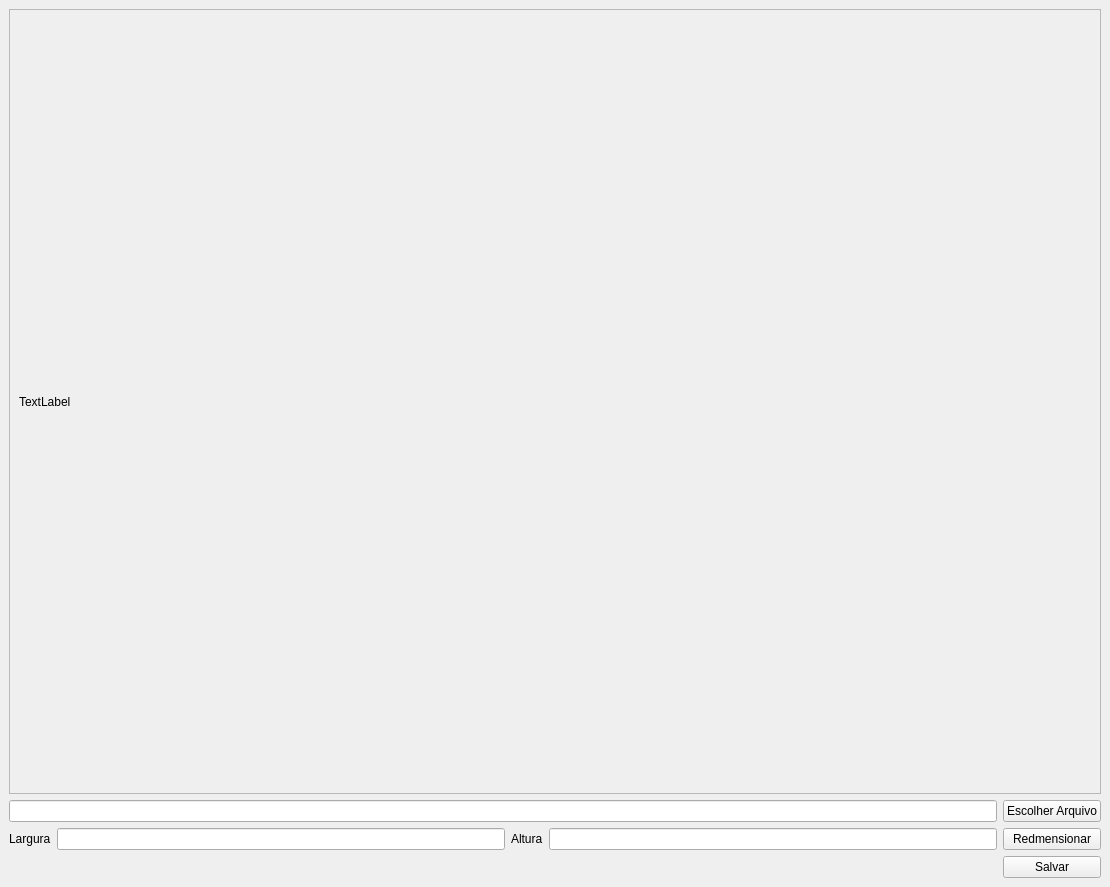
<?xml version="1.0" encoding="UTF-8"?>
<ui version="4.0">
 <class>MainWindow</class>
 <widget class="QMainWindow" name="MainWindow">
  <property name="geometry">
   <rect>
    <x>0</x>
    <y>0</y>
    <width>1110</width>
    <height>887</height>
   </rect>
  </property>
  <property name="windowTitle">
   <string>Redimensionar imagem</string>
  </property>
  <widget class="QWidget" name="centralwidget">
   <layout class="QGridLayout" name="gridLayout">
    <item row="3" column="4">
     <widget class="QPushButton" name="redmensionar">
      <property name="text">
       <string>Redmensionar</string>
      </property>
     </widget>
    </item>
    <item row="3" column="3">
     <widget class="QLineEdit" name="input_altura"/>
    </item>
    <item row="3" column="0">
     <widget class="QLabel" name="largura">
      <property name="text">
       <string>Largura</string>
      </property>
     </widget>
    </item>
    <item row="3" column="1">
     <widget class="QLineEdit" name="input_largura"/>
    </item>
    <item row="3" column="2">
     <widget class="QLabel" name="altura">
      <property name="text">
       <string>Altura</string>
      </property>
     </widget>
    </item>
    <item row="0" column="0" colspan="5">
     <widget class="QScrollArea" name="scrollArea">
      <property name="widgetResizable">
       <bool>true</bool>
      </property>
      <widget class="QWidget" name="scrollAreaWidgetContents">
       <property name="geometry">
        <rect>
         <x>0</x>
         <y>0</y>
         <width>1090</width>
         <height>780</height>
        </rect>
       </property>
       <layout class="QGridLayout" name="gridLayout_2">
        <item row="0" column="0">
         <widget class="QLabel" name="image">
          <property name="text">
           <string>TextLabel</string>
          </property>
         </widget>
        </item>
       </layout>
      </widget>
     </widget>
    </item>
    <item row="1" column="4">
     <widget class="QPushButton" name="input">
      <property name="text">
       <string>Escolher Arquivo</string>
      </property>
     </widget>
    </item>
    <item row="4" column="4">
     <widget class="QPushButton" name="salvar">
      <property name="text">
       <string>Salvar</string>
      </property>
     </widget>
    </item>
    <item row="1" column="0" colspan="4">
     <widget class="QLineEdit" name="input_path"/>
    </item>
   </layout>
  </widget>
 </widget>
 <resources/>
 <connections/>
</ui>
